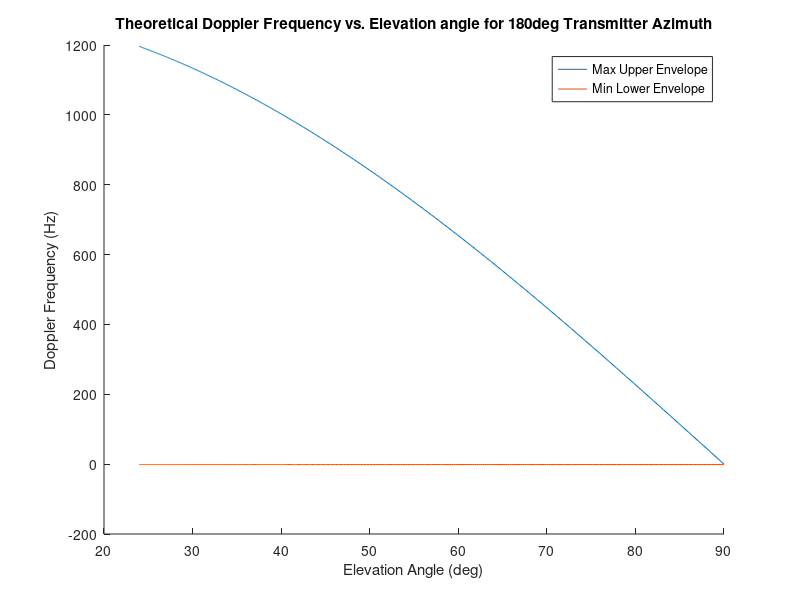

The MATLAB script that drew this image:
%max doppler 180deg offset rx
%looks great :)
clear;
RPM = 250;%changed
Altitude = 200;
fc = 1e9;
c = 3e8;

%max doppler for reflection radius
Reflection_radius = 7.5;
v = ((2*pi)/60)*RPM*Reflection_radius;
max_fd = 2*(v*fc)/c;

Tx_radius = 0:1:450;
elevation_angle = atan(Altitude./(Tx_radius));

doppler_minus = max_fd*cos(elevation_angle);
doppler_plus = -ones(1,length(Tx_radius));


hold on
plot(360*elevation_angle/(2*pi),doppler_minus)
plot(360*elevation_angle/(2*pi),doppler_plus)
hold off
xlabel('Elevation Angle (deg)');
ylabel('Doppler Frequency (Hz)');
legend('Max Upper Envelope', 'Min Lower Envelope');
title('Theoretical Doppler Frequency vs. Elevation angle for 180deg Transmitter Azimuth');

% %Rx position (might not be needed)
% Rx_z = Altitude - 2;
% Rx_y = 7;
% Rx_x = 0;
% Receiver = [Rx_x, Rx_y, Rx_z];
% 
% Blade_rotation_update = 2*pi/(900 -1);
% mRotation = [cos(Blade_rotation_update),-sin(Blade_rotation_update);sin(Blade_rotation_update),cos(Blade_rotation_update)];
% Blade_points = zeros(3,100);
% Blade_points(1,:) = 0:7.5/(100 -1):7.5;
% Blade_points(3,:) = Altitude;
% 
% for r = Tx_radius
%     for Blade_angle = 0:900
%         for i = 1:length(Blade_points)
%            temp = mRotation*[Blade_points(1,i);Blade_points(2,i)];
%            Blade_points(1,i) = temp(1);
%            Blade_points(2,i) = temp(2);
%            
%         end
%         
%     end
%     %reset blade
%     Blade_points = zeros(3,100);
%     Blade_points(1,:) = 0:7.5/(100 -1):7.5;
%     Blade_points(3,:) = Altitude;
% end
